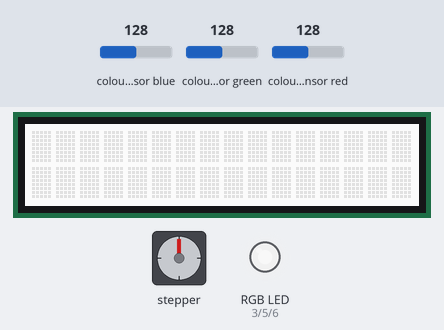
This sketch was run on a simulated ESP32-S3. Parts: stepper motor, 16×2 character LCD, an RGB LED mixed from three pins (HIGH = lit). Wiring (inferred from the names in the program): stepper motor (200 steps per turn assumed): coils GPIO 8, GPIO 9, GPIO 10, GPIO 11. Inputs (shaded band) come from the test bench; at power-on: colour sensor red 128, colour sensor blue 128, colour sensor green 128. Pins used as bus, display or sensor lines are not drawn; what the sketch prints to the serial monitor is not drawn.

Above: at 1.2 s.
1.3 s: colour sensor red set to 83
At 2.8 s:
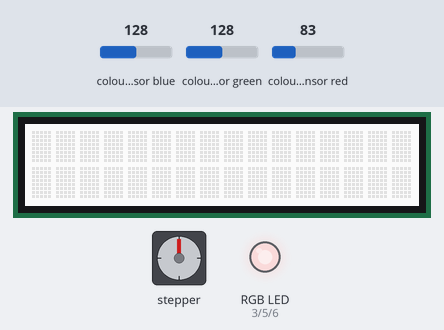
3.1 s: colour sensor red set to 77
At 3.5 s:
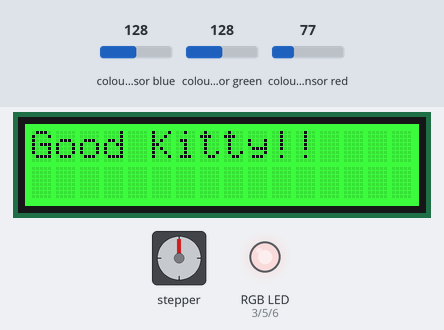
At 4.1 s:
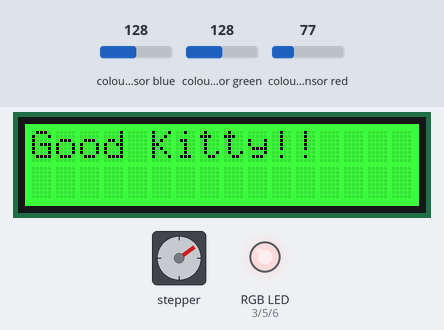
Timing chart, 0 to 17.1 s (numbered marks = the images above; inputs shaded):
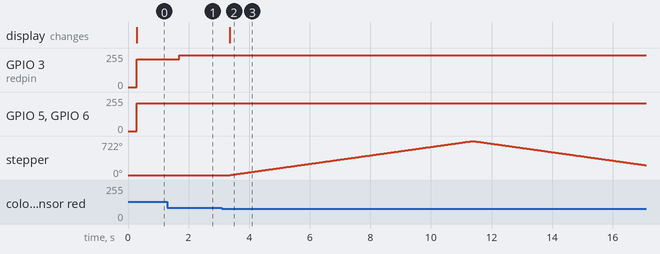

The sketch:

GAYFF.ino
```cpp
// Pick analog outputs, for the UNO these three work well
// use ~560  ohm resistor between Red & Blue, ~1K for green (its brighter)
#define redpin 3
#define greenpin 5
#define bluepin 6
#define commonAnode true

byte gammatable[256];

#include <Wire.h>
#include "Adafruit_TCS34725.h"


Adafruit_TCS34725 tcs = Adafruit_TCS34725(TCS34725_INTEGRATIONTIME_50MS, TCS34725_GAIN_4X);

#define IN1  8
#define IN2  9
#define IN3  10
#define IN4  11
#define aTog 2


int Steps = 0;
int x = 0;
int dir = 1;
int countF = 0;
int countB = 0;
int count = 0;
int cSensor = 1;

#include <Wire.h>
#include "rgb_lcd.h"

rgb_lcd lcd;

const int colorR = 255;
const int colorG = 0;
const int colorB = 0;

void setup()
{
  Serial.begin(9600);
  pinMode(IN1, OUTPUT);
  pinMode(IN2, OUTPUT);
  pinMode(IN3, OUTPUT);
  pinMode(IN4, OUTPUT);
  pinMode(aTog,INPUT);


  if (tcs.begin()) {
    //Serial.println("Found sensor");
  } else {
    Serial.println("No TCS34725 found ... check your connections");
    while (1); // halt!
  }

   // use these three pins to drive an LED
#if defined(ARDUINO_ARCH_ESP32)
  ledcAttachPin(redpin, 1);
  ledcSetup(1, 12000, 8);
  ledcAttachPin(greenpin, 2);
  ledcSetup(2, 12000, 8);
  ledcAttachPin(bluepin, 3);
  ledcSetup(3, 12000, 8);
#else
  pinMode(redpin, OUTPUT);
  pinMode(greenpin, OUTPUT);
  pinMode(bluepin, OUTPUT);
#endif

for (int i=0; i<256; i++) {
    float x = i;
    x /= 255;
    x = pow(x, 2.5);
    x *= 255;

    if (commonAnode) {
      gammatable[i] = 255 - x;
    } else {
      gammatable[i] = x;
    }
    //Serial.println(gammatable[i]);
  }
}
void loop()
{
  float red, green, blue;

  tcs.setInterrupt(false);  // turn on LED

  delay(120);  // takes 50ms to read

  tcs.getRGB(&red, &green, &blue);

  //tcs.setInterrupt(true);  // turn off LED

  if (int(red)>200) {
    cSensor = 1;
  } else if (int(red) < 80) {
    cSensor = 2;
  } else {
    cSensor = 3;
  }

  // set up the LCD's number of columns and rows:
  lcd.begin(16, 2);
  lcd.setRGB(255, 255, 255);

  if (cSensor == 1) {
    lcd.setRGB(255, 0, 0);
    // Print a message to the LCD.
    lcd.println("Go Away You              ");
    lcd.setCursor(0, 1);
    // print the number of seconds since reset:
    lcd.print("Fat Fuck");
    delay(500);
  }else if (cSensor == 2) {
    lcd.setRGB(0, 255, 0);
    // Print a message to the LCD.
    lcd.println("Good Kitty!!              ");
    lcd.setCursor(0, 1);
  while (count != 800) {
    if (dir == 1){
    stepper(x);
    x++;
    if (x>3){
      x=0;
    }
  }
  else if (dir == -1){
    stepper (x);
    x--;
    if (x <0){
      x=3;
    }
  }

  if (countF == 400){
    dir *= -1;
    countF = 0;
  } else if (countB == 400) {
    dir *=1;
  }
  count++;
  countF++;
  if (count >= 400) {
    countB++;
  }

  delay (20);
  }
count = 0;
countB = 0;
    // print the number of seconds since reset:
    lcd.print("                             ");
  }else if (cSensor == 3) {
    // Print a message to the LCD.
    lcd.println("                        ");
    lcd.setCursor(0, 1);
    // print the number of seconds since reset:
    lcd.print("                          ");
  }

#if defined(ARDUINO_ARCH_ESP32)
  ledcWrite(1, gammatable[(int)red]);
  ledcWrite(2, gammatable[(int)green]);
  ledcWrite(3, gammatable[(int)blue]);
#else
  analogWrite(redpin, gammatable[(int)red]);
  analogWrite(greenpin, gammatable[(int)green]);
  analogWrite(bluepin, gammatable[(int)blue]);
#endif
Serial.println("something else");

//  float voltage = sensorValue * (5.0 / 1023.0);
//  int turns = floor(voltage * max / 3.5);
//
//  if (turns != prevturns) {
//    for (int i = 0; i < abs(turns - prevturns)/2; i++) {
//      if (turns - prevturns > 0) {
//        steps_left = 4095;
//        Direction = true;
//        while (steps_left > 0) {
//          currentMillis = micros();
//          if (currentMillis - last_time >= 3920) {
//            stepper(1);
//            last_time = micros();
//            steps_left--;
//          }
//        }
//      }
//      else {
//        steps_left = 4095;
//        Direction = false;
//        while (steps_left > 0) {
//          currentMillis = micros();
//          if (currentMillis - last_time >= 3920) {
//            stepper(1);
//            last_time = micros();
//            steps_left--;
//          }
//        }
//      }
//    }
//  }
//  prevturns = turns;
//  delay(3000);
//  digitalWrite(IN1, LOW);
//  digitalWrite(IN2, LOW);
//  digitalWrite(IN3, LOW);
//  digitalWrite(IN4, LOW);

}

void stepper(int Steps) {
  switch (Steps) {
    case 0:
      digitalWrite(IN1, LOW);
      digitalWrite(IN2, LOW);
      digitalWrite(IN3, HIGH);
      digitalWrite(IN4, HIGH);
      break;
    case 1:
      digitalWrite(IN1, HIGH);
      digitalWrite(IN2, LOW);
      digitalWrite(IN3, LOW);
      digitalWrite(IN4, HIGH);
      break;
    case 2:
      digitalWrite(IN1, HIGH);
      digitalWrite(IN2, HIGH);
      digitalWrite(IN3, LOW);
      digitalWrite(IN4, LOW);
      break;
    case 3:
      digitalWrite(IN1, LOW);
      digitalWrite(IN2, HIGH);
      digitalWrite(IN3, HIGH);
      digitalWrite(IN4, LOW);
      break;
//    case 4:
//      digitalWrite(IN1, LOW);
//      digitalWrite(IN2, HIGH);
//      digitalWrite(IN3, LOW);
//      digitalWrite(IN4, LOW);
//      break;
//    case 5:
//      digitalWrite(IN1, HIGH);
//      digitalWrite(IN2, HIGH);
//      digitalWrite(IN3, LOW);
//      digitalWrite(IN4, LOW);
//      break;
//    case 6:
//      digitalWrite(IN1, HIGH);
//      digitalWrite(IN2, LOW);
//      digitalWrite(IN3, LOW);
//      digitalWrite(IN4, LOW);
//      break;
//    case 7:
//      digitalWrite(IN1, HIGH);
//      digitalWrite(IN2, LOW);
//      digitalWrite(IN3, LOW);
//      digitalWrite(IN4, HIGH);
//      break;
    default:
      digitalWrite(IN1, LOW);
      digitalWrite(IN2, LOW);
      digitalWrite(IN3, LOW);
      digitalWrite(IN4, LOW);
      break;
  }
//  SetDirection();
}
//void SetDirection() {
//  if (Direction == true) {
//    Steps++;
//  }
//  if (Direction == false) {
//    Steps--;
//  }
//  if (Steps > 3) {
//    Steps = 0;
//  }
//  if (Steps < 0) {
//    Steps = 3;
//  }
//}
```

Measured:
- the behaviour switches between 80 and 79 on colour sensor red (found by bisection; images 1 and 2)
- after the input at 1.3 s, GPIO 3 (redpin): 208/255 → 238/255 after 0.39 s
- after the input at 3.1 s, stepper: turns 722° clockwise in 8.0 s, then 511° counter-clockwise in 5.7 s; the display: changes after 0.25 s (image 2)
